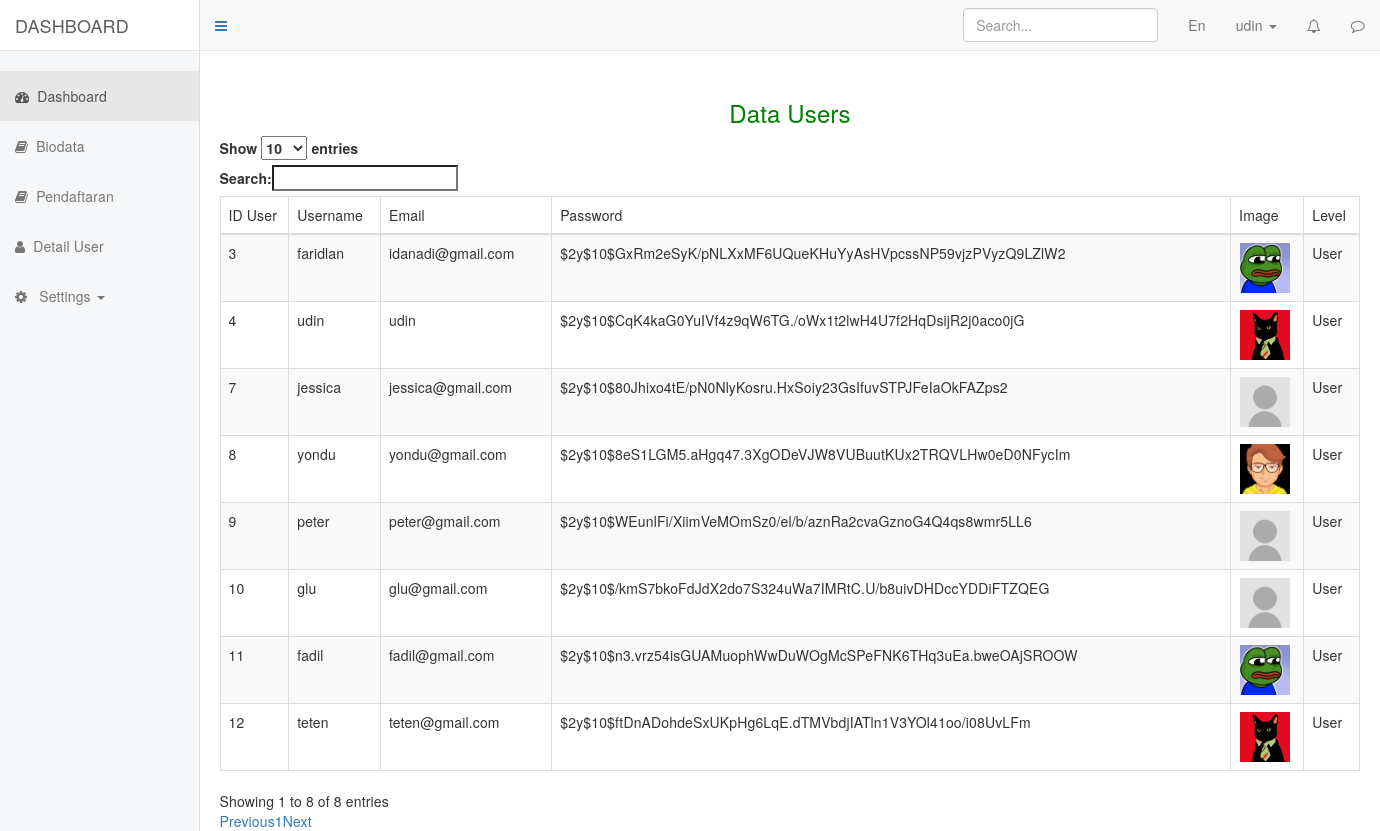
Screenshot of /admin/index.php?page=detail (signed in) with the database file from the repository.
### tables this page shows
CREATE TABLE `users` (
  `id_user` int(11) NOT NULL,
  `username` varchar(100) NOT NULL,
  `email` varchar(150) NOT NULL,
  `password` varchar(255) NOT NULL,
  `image` varchar(100) NOT NULL DEFAULT 'default.png',
  `level_id` int(11) NOT NULL DEFAULT 2
);

CREATE TABLE `level` (
  `id_level` int(11) NOT NULL,
  `nama_level` varchar(20) NOT NULL
);

### controllers/functions.php (called while the page is built, shortened)
<?php
$conn = mysqli_connect("localhost", "root", "", "psb_online_9");
function query($query)
{
  global $conn;
  $result = mysqli_query($conn, $query);
  $rows = [];
  while ($row = mysqli_fetch_assoc($result)) {
    $rows[] = $row;
  }
  return  $rows;
}

### admin/views/detail_users.php (the view, shortened to what this page needs)
<?php
$users = query("SELECT u.id_user, u.username, u.email, u.password, u.image, l.nama_level
                FROM users as u
                INNER JOIN level as l ON u.level_id = l.id_level
                WHERE u.level_id = 2;");
?>
<link rel="stylesheet" href="https://maxcdn.bootstrapcdn.com/bootstrap/3.3.7/css/bootstrap.min.css">
<link rel="stylesheet" href="https://cdn.datatables.net/1.11.3/css/dataTables.bootstrap.min.css">
<div class="blank"></div>
<div class="container">
  <div class="row header" style="text-align:center;color:green">
    <h3>Data Users</h3>
  </div>
  <table id="example" class="table table-striped table-bordered" style="width:100%">
    <thead>
      <tr>
        <td>ID User</td>
        <td>Username</td>
        <td>Email</td>
        <td>Password</td>
        <td>Image</td>
        <td>Level</td>
      </tr>
    </thead>
    <tbody>
      <?php foreach ($users as $row) : ?>
        <tr>
          <td><?= $row['id_user'] ?></td>
          <td><?= $row['username'] ?></td>
          <td><?= $row['email'] ?></td>
          <td><?= $row['password'] ?></td>
          <td> <img src="../file/img/<?= $row['image'] ?>" width="50px"></td>
          <td><?= $row['nama_level'] ?></td>
        </tr>
      <?php endforeach ?>
    </tbody>
  </table>
</div>

### admin/index.php (shortened to what this page needs)
<?php
require "../controllers/functions.php";
?>
<!DOCTYPE html>
<html lang="en">
<head>
  <link rel="stylesheet" href="https://maxcdn.bootstrapcdn.com/bootstrap/3.3.7/css/bootstrap.min.css" />
  <link rel="stylesheet" href="https://maxcdn.bootstrapcdn.com/font-awesome/4.7.0/css/font-awesome.min.css" />
  <link rel="stylesheet" href="./style.css" />
</head>
<body>
  <nav class="mnb navbar navbar-default navbar-fixed-top">
    <div class="container-fluid">
      <div class="navbar-header">
        <div style="padding: 15px 0">
          <a href="#" id="msbo"><i class="ic fa fa-bars"></i></a>
        </div>
      </div>
      <div id="navbar" class="navbar-collapse collapse">
        <ul class="nav navbar-nav navbar-right">
          <li><a href="#">En</a></li>
          <li class="dropdown">
            <a href="#" class="dropdown-toggle" data-toggle="dropdown" role="button" aria-haspopup="true" aria-expanded="false"><?= $_SESSION['username'] ?> <span class="caret"></span></a>
          </li>
          <li>
            <a href="#"><i class="fa fa-bell-o"></i></a>
          </li>
          <li>
            <a href="#"><i class="fa fa-comment-o"></i></a>
          </li>
        </ul>
        <form class="navbar-form navbar-right">
          <input type="text" class="form-control" placeholder="Search..." />
        </form>
      </div>
    </div>
  </nav>
  <div class="msb" id="msb">
    <nav class="navbar navbar-default" role="navigation">
      <div class="navbar-header">
        <div class="brand-wrapper">
          <div class="brand-name-wrapper">
            <a class="navbar-brand" href="#"> DASHBOARD </a>
          </div>
        </div>
      </div>
      <div class="side-menu-container">
        <ul class="nav navbar-nav">
          <li class="active">
            <a href="index.php?page=home"><i class="fa fa-dashboard"></i>Dashboard</a>
          </li>
          <li>
            <a href="index.php?page=biodata"><i class="fa fa-book"></i>Biodata</a>
          </li>
          <li>
            <a href="index.php?page=pendaftaran"><i class="fa fa-book"></i>Pendaftaran</a>
          </li>
          <li>
            <a href="index.php?page=detail" id="detail"><span class="fa fa-user"></span>Detail User</a>
          </li>
          <li class="panel panel-default" id="dropdown">
            <a data-toggle="collapse" href="#dropdown-lvl1">
              <i class="fa fa-cog"></i> Settings
              <span class="caret"></span>
            </a>
          </li>
        </ul>
      </div>
    </nav>
  </div>
  <div class="mcw">
    <?php include "../controllers/config-admin.php" ?>
  </div>
</body>
</html>

### controllers/config-admin.php (shortened to what this page needs)
<?php
$page = (isset($_GET['page'])) ? $_GET['page'] : '';
switch ($page) {
  case 'detail':
    include "../admin/views/detail_users.php";
    break;
}

### admin/style.css (style rules this page uses)
body { margin-top: 50px; background-color: #fff; font-family: Arial, sans-serif; font-size: 14px; letter-spacing: 0.01em; color: #39464e; }
.navbar-default { background-color: #fff; margin-left: 200px; }
.msb { width: 200px; background-color: #f5f7f9; position: fixed; left: 0; top: 0; right: auto; min-height: 100%; overflow-y: auto; white-space: nowrap; height: 100%; z-index: 1; border-right: 1px solid #ddd; }
.msb .navbar { border: none; margin-left: 0; background-color: inherit; }
.msb .navbar-header { width: 100%; border-bottom: 1px solid #e7e7e7; margin-bottom: 20px; background: #fff; }
.msb .navbar-nav .panel { border: 0 none; box-shadow: none; margin: 0; background: inherit; }
.msb .navbar-nav li { display: block; width: 100%; }
.msb .navbar-nav li a { padding: 15px; color: #5f5f5f; }
.msb .navbar-nav li a .glyphicon, .msb .navbar-nav li a .fa { margin-right: 8px; }
.mcw { margin-left: 200px; position: relative; min-height: 100%; }
a, a:focus, a:hover { text-decoration: none; }
.msb, .mnb { -moz-animation: slidein 300ms forwards; -o-animation: slidein 300ms forwards; -webkit-animation: slidein 300ms forwards; animation: slidein 300ms forwards; -webkit-transform-style: preserve-3d; transform-style: preserve-3d; }
.mcw { -moz-animation: bodyslidein 300ms forwards; -o-animation: bodyslidein 300ms forwards; -webkit-animation: bodyslidein 300ms forwards; animation: bodyslidein 300ms forwards; -webkit-transform-style: preserve-3d; transform-style: preserve-3d; }

### admin/views/detail_users.php (style rules this page uses)
.blank { height: 80px; width: 100%; }

### rows the page displays
users: id_user "3", username "faridlan", email "idanadi@gmail.com", password "$2y$10$GxRm2eSyK/pNLXxMF6UQueKHuYyAsHVpcssNP59vjzPVyzQ9LZlW2", image (picture), level.nama_level "User"
users: id_user "4", username "udin", email "udin", password "$2y$10$CqK4kaG0YuIVf4z9qW6TG./oWx1t2lwH4U7f2HqDsijR2j0aco0jG", image (picture), level.nama_level "User"
users: id_user "7", username "jessica", email "jessica@gmail.com", password "$2y$10$80Jhixo4tE/pN0NlyKosru.HxSoiy23GsIfuvSTPJFeIaOkFAZps2", image (placeholder picture), level.nama_level "User"
users: id_user "8", username "yondu", email "yondu@gmail.com", password "$2y$10$8eS1LGM5.aHgq47.3XgODeVJW8VUBuutKUx2TRQVLHw0eD0NFycIm", image (picture), level.nama_level "User"
users: id_user "9", username "peter", email "peter@gmail.com", password "$2y$10$WEunlFi/XiimVeMOmSz0/el/b/aznRa2cvaGznoG4Q4qs8wmr5LL6", image (placeholder picture), level.nama_level "User"
users: id_user "10", username "glu", email "glu@gmail.com", password "$2y$10$/kmS7bkoFdJdX2do7S324uWa7IMRtC.U/b8uivDHDccYDDiFTZQEG", image (placeholder picture), level.nama_level "User"
users: id_user "11", username "fadil", email "fadil@gmail.com", password "$2y$10$n3.vrz54isGUAMuophWwDuWOgMcSPeFNK6THq3uEa.bweOAjSROOW", image (picture), level.nama_level "User"
users: id_user "12", username "teten", email "teten@gmail.com", password "$2y$10$ftDnADohdeSxUKpHg6LqE.dTMVbdjIATln1V3YOl41oo/i08UvLFm", image (picture), level.nama_level "User"

### other values shown
$_SESSION['username'] "udin"
